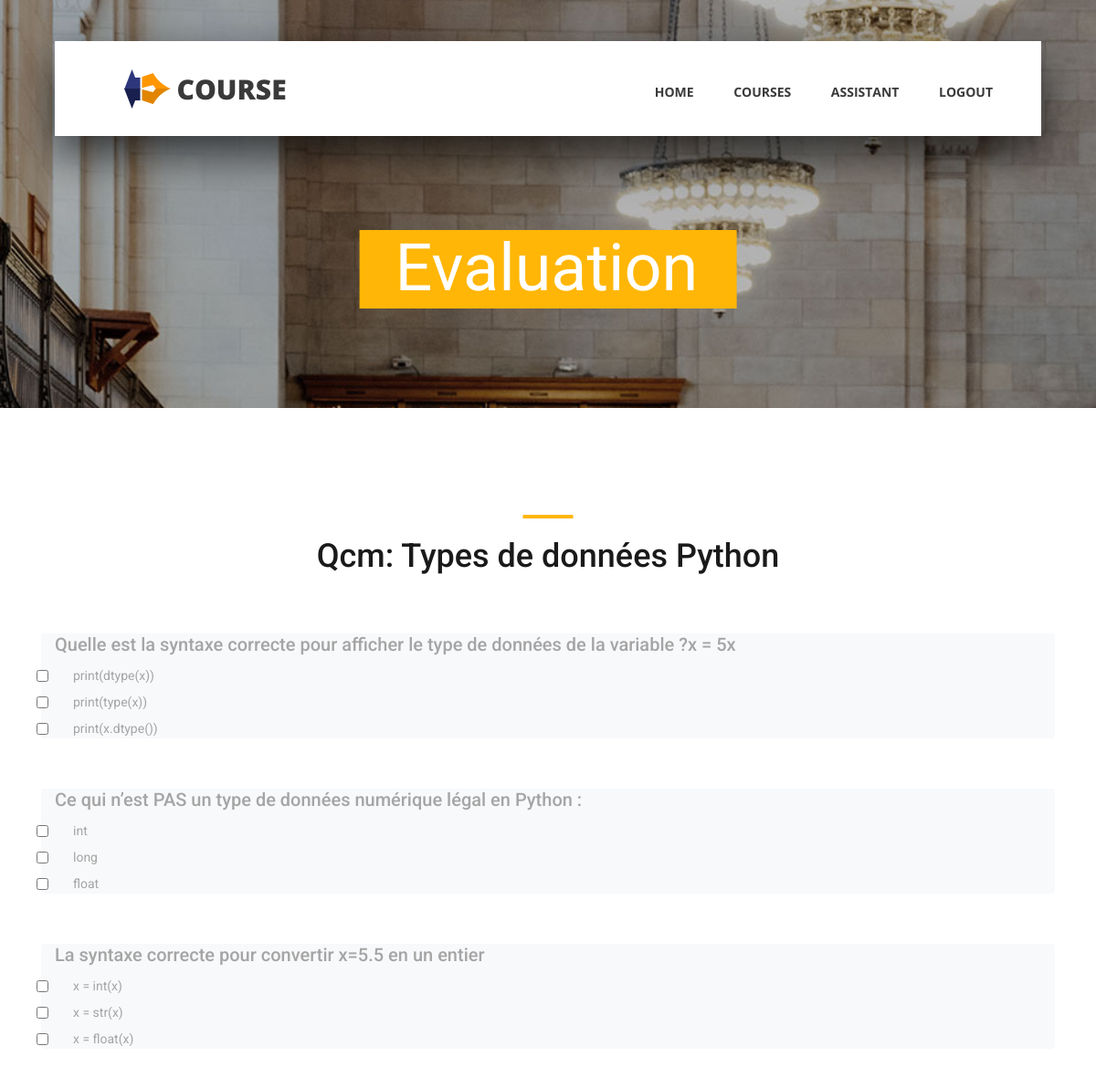
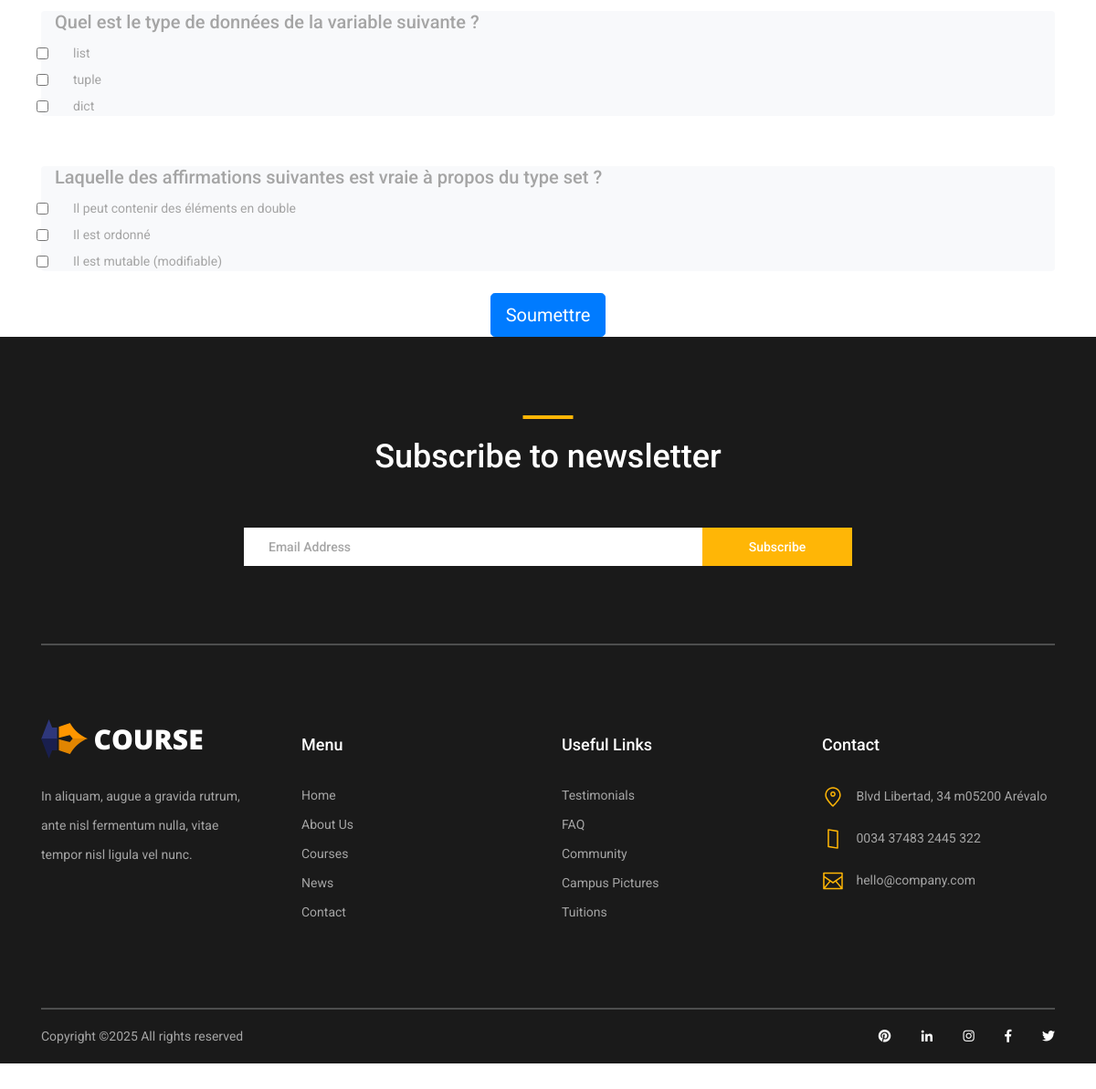
Screenshot of /qcm/10/ (signed in) with the database file from the repository (2 pictures, top to bottom).
### qcm/models.py (models this page shows, shortened)
class Qcm(models.Model):
    idQcm=models.AutoField(primary_key=True)
    lesson=models.ForeignKey(Lesson,on_delete=models.CASCADE,related_name='qcm')
    titreQcm=models.TextField()
    scoreMax=models.IntegerField(default=3, editable=False)

### question/models.py (models this page shows, shortened)
class Question(models.Model):
    idQuestion = models.AutoField(primary_key=True)
    qcm = models.ForeignKey(Qcm, on_delete=models.CASCADE, related_name='questions')
    texte = models.TextField()

### reponse/models.py (models this page shows, shortened)
class Reponse(models.Model):
    idReponse = models.AutoField(primary_key=True)
    question = models.ForeignKey(Question, on_delete=models.CASCADE, related_name='reponses')
    rep = models.TextField()
    natureRep = models.BooleanField()  # True si c’est une bonne réponse

### qcm/views.py (the view)
# urls.py: path('<int:qcm_id>/', views.afficher_qcm, name='questions'),
@login_required
def afficher_qcm(request, qcm_id):
    qcm = get_object_or_404(Qcm, pk=qcm_id)
    questions = qcm.questions.prefetch_related('reponses')
    return render(request, 'qcm.html', {
        'qcm': qcm,
        'questions': questions,
    })

### templates/qcm.html (shortened to what this page needs)
{% load static %}
<!DOCTYPE html>
<html lang="en">
<head>
    <link rel="stylesheet" type="text/css" href="{% static 'styles/bootstrap4/bootstrap.min.css' %}">
    <link href="{% static 'plugins/fontawesome-free-5.0.1/css/fontawesome-all.css' %}" rel="stylesheet" type="text/css">
    <link rel="stylesheet" type="text/css" href="{% static 'styles/courses_styles.css' %}">
    <link rel="stylesheet" type="text/css" href="{% static 'styles/courses_responsive.css' %}">
</head>
<body>
<div class="super_container">
    <header class="header d-flex flex-row">
        <div class="header_content d-flex flex-row align-items-center">
            <div class="logo_container">
                <div class="logo">
                    <img src="{% static 'images/logo.png' %}" alt="">
                    <span>course</span>
                </div>
            </div>
            <nav class="main_nav_container">
                <div class="main_nav">
                    <ul class="main_nav_list">
                        <li class="main_nav_item"><a href="{% url 'index' %}">home</a></li>
                        <li class="main_nav_item"><a href="{% url 'cours:liste' %}">courses</a></li>
                        <li class="main_nav_item"><a href="{% url 'chat' %}">Assistant</a></li>
                        <li  class="main_nav_item">
							{% if user.is_authenticated %}
							<a class="page-scroll" href="{% url 'logout' %}">Logout</a>
							{% else %}
							<a class="page-scroll" href="{% url 'login' %}">Login</a>
							{% endif %}
						</li>
                    </ul>
                </div>
            </nav>
        </div>
    </header>
    <div class="home">
        <div class="home_background_container prlx_parent">
            <div class="home_background prlx" style="background-image:url({% static 'images/courses_background.jpg' %})"></div>
        </div>
        <div class="home_content">
            <h1>Evaluation</h1>
        </div>
    </div>
    <div class="popular page_section">
        <div class="container">
            <div class="row">
                <div class="col">
                    <div class="section_title text-center">
                        <h1>Qcm: {{qcm.titreQcm}}</h1>
                    </div>
                </div>
            </div>
           <form method="post" action="{% url 'qcm:soumettre_qcm' qcm.idQcm %}" class="mt-4">
    {% for question in questions %}
        <div class="card mb-4 shadow-sm">
            <div class="card-body">
                <h5 class="card-title">{{ question.texte }}</h5>
                {% for reponse in question.reponses.all %}
                    <div class="form-check">
                        <input class="form-check-input" type="checkbox" name="question_{{ question.idQuestion }}" id="reponse_{{ reponse.idReponse }}" value="{{ reponse.idReponse }}">
                        <label class="form-check-label" for="reponse_{{ reponse.idReponse }}">
                            {{ reponse.rep }}
                        </label>
                    </div>
                {% endfor %}
            </div>
        </div>
    {% endfor %}
    <div class="text-center">
        <button type="submit" class="btn btn-primary btn-lg">Soumettre</button>
    </div>
</form>
        </div>
    <footer class="footer">
        <div class="container">
            <div class="newsletter">
                <div class="row">
                    <div class="col">
                        <div class="section_title text-center">
                            <h1>Subscribe to newsletter</h1>
                        </div>
                    </div>
                </div>
                <div class="row">
                    <div class="col text-center">
                        <div class="newsletter_form_container mx-auto">
                            <form method="post">
                                <div class="newsletter_form d-flex flex-md-row flex-column flex-xs-column align-items-center justify-content-center">
                                    <input type="email" name="email" class="newsletter_email" placeholder="Email Address" required>
                                    <button type="submit" class="newsletter_submit_btn trans_300">Subscribe</button>
                                </div>
                            </form>
                        </div>
                    </div>
                </div>
            </div>
            <div class="footer_content">
                <div class="row">
                    <div class="col-lg-3 footer_col">
                        <div class="logo_container">
                            <div class="logo">
                                <img src="{% static 'images/logo.png' %}" alt="">
                                <span>course</span>
                            </div>
                        </div>
                        <p class="footer_about_text">In aliquam, augue a gravida rutrum, ante nisl fermentum nulla, vitae tempor nisl ligula vel nunc.</p>
                    </div>
                    <div class="col-lg-3 footer_col">
                        <div class="footer_column_title">Menu</div>
                        <div class="footer_column_content">
                            <ul>
                                <li class="footer_list_item"><a href="{% url 'index' %}">Home</a></li>
                                <li class="footer_list_item"><a href="#">About Us</a></li>
                                <li class="footer_list_item"><a href="#">Courses</a></li>
                                <li class="footer_list_item"><a href="#">News</a></li>
                                <li class="footer_list_item"><a href="#">Contact</a></li>
                            </ul>
                        </div>
                    </div>
                    <div class="col-lg-3 footer_col">
                        <div class="footer_column_title">Useful Links</div>
                        <div class="footer_column_content">
                            <ul>
                                <li class="footer_list_item"><a href="#">Testimonials</a></li>
                                <li class="footer_list_item"><a href="#">FAQ</a></li>
                                <li class="footer_list_item"><a href="#">Community</a></li>
                                <li class="footer_list_item"><a href="#">Campus Pictures</a></li>
                                <li class="footer_list_item"><a href="#">Tuitions</a></li>
                            </ul>
                        </div>
                    </div>
                    <div class="col-lg-3 footer_col">
                        <div class="footer_column_title">Contact</div>
                        <div class="footer_column_content">
                            <ul>
                                <li class="footer_contact_item">
                                    <div class="footer_contact_icon">
                                        <img src="{% static 'images/placeholder.svg' %}" alt="">
                                    </div>
                                    Blvd Libertad, 34 m05200 Arévalo
                                </li>
                                <li class="footer_contact_item">
                                    <div class="footer_contact_icon">
                                        <img src="{% static 'images/smartphone.svg' %}" alt="">
                                    </div>
                                    0034 37483 2445 322
                                </li>
                                <li class="footer_contact_item">
                                    <div class="footer_contact_icon">
                                        <img src="{% static 'images/envelope.svg' %}" alt="">
                                    </div>
                                    hello@company.com
                                </li>
                            </ul>
                        </div>
                    </div>
                </div>
            </div>
            <div class="footer_bar d-flex flex-column flex-sm-row align-items-center">
                <div class="footer_copyright">
                    <span>Copyright &copy;<script>document.write(new Date().getFullYear());</script> All rights reserved</span>
                </div>
                <div class="footer_social ml-sm-auto">
                    <ul class="menu_social">
                        <li class="menu_social_item"><a href="#"><i class="fab fa-pinterest"></i></a></li>
                        <li class="menu_social_item"><a href="#"><i class="fab fa-linkedin-in"></i></a></li>
                        <li class="menu_social_item"><a href="#"><i class="fab fa-instagram"></i></a></li>
                        <li class="menu_social_item"><a href="#"><i class="fab fa-facebook-f"></i></a></li>
                        <li class="menu_social_item"><a href="#"><i class="fab fa-twitter"></i></a></li>
                    </ul>
                </div>
            </div>
        </div>
    </footer>
</div>
</body>
</html>

### static/styles/courses_responsive.css (style rules this page uses)
@media only screen and (max-width: 1380px) { .header { width: 1200px; } }
@media only screen and (max-width: 1380px) { .header_content { width: calc(100% - 219px); } }
@media only screen and (max-width: 1380px) { .main_nav_container { padding-right: 63px; } }
@media only screen and (max-width: 1280px) { .header { width: 90%; } }
@media only screen and (max-width: 1280px) { .header_content { width: 100%; } }
@media only screen and (max-width: 1280px) { .main_nav_container { padding-right: 53px; } }
@media only screen and (max-width: 1280px) { .card-title { font-size: 20px; } }

### rows the page displays
Qcm: titreQcm "Types de données Python"
Question: texte "Quelle est la syntaxe correcte pour afficher le type de données de la variable ?x = 5x"
Reponse: rep "print(dtype(x))"
Reponse: rep "print(type(x))"
Reponse: rep "print(x.dtype())"
Question: texte "Ce qui n’est PAS un type de données numérique légal en Python :"
Reponse: rep "int"
Reponse: rep "long"
Reponse: rep "float"
Question: texte "La syntaxe correcte pour convertir x=5.5 en un entier"
Reponse: rep "x = int(x)"
Reponse: rep "x = str(x)"
Reponse: rep "x = float(x)"
Question: texte "Quel est le type de données de la variable suivante ?"
Reponse: rep "list"
Reponse: rep "tuple"
Reponse: rep "dict"
Question: texte "Laquelle des affirmations suivantes est vraie à propos du type set ?"
Reponse: rep "Il peut contenir des éléments en double"
Reponse: rep "Il est ordonné"
Reponse: rep "Il est mutable (modifiable)"
